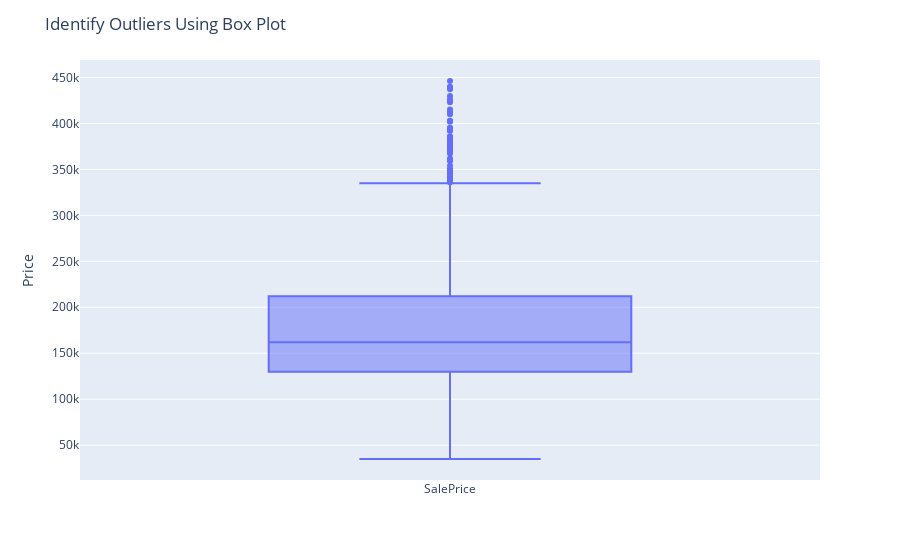

This figure's notebook cell:
### Code cell
fig = px.box(y)
fig.update_layout(xaxis_title='', yaxis_title='Price', title='Identify Outliers Using Box Plot')

# Show the plot
fig.show()

### Figure 1 — Plotly figure (JSON) as saved in the notebook; plotly's stock layout.template omitted (floating-point values rounded to 4 significant figures; data arrays with more than 128 entries replaced by an {"elided": "..."} marker saying what was removed)
{"data": [{"alignmentgroup": "True", "hovertemplate": "variable=%{x}<br>value=%{y}<extra></extra>", "legendgroup": "", "marker": {"color": "#636efa"}, "name": "", "notched": false, "offsetgroup": "", "orientation": "v", "showlegend": false, "type": "box", "x": {"elided": "1446 str values"}, "x0": " ", "xaxis": "x", "y": {"elided": "1446 int values"}, "y0": " ", "yaxis": "y"}], "layout": {"boxmode": "group", "legend": {"tracegroupgap": 0}, "margin": {"t": 60}, "title": {"text": "Identify Outliers Using Box Plot"}, "xaxis": {"anchor": "y", "domain": [0, 1], "title": {"text": ""}}, "yaxis": {"anchor": "x", "domain": [0, 1], "title": {"text": "Price"}}}}
